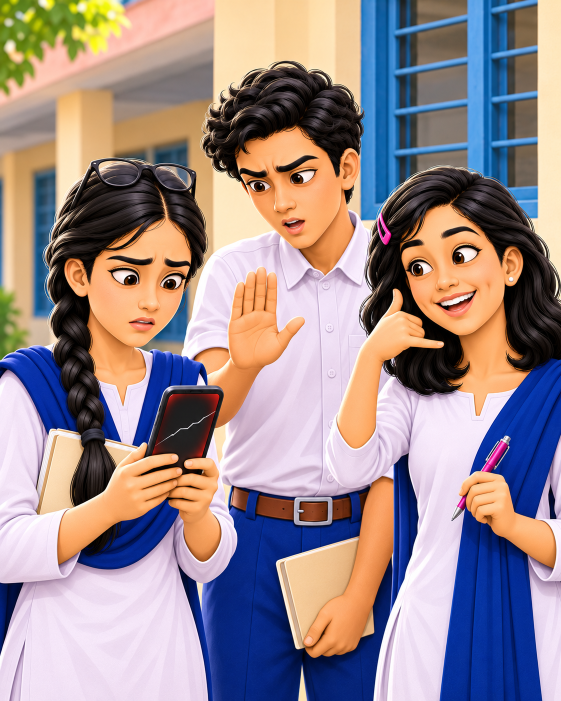
#> input picture tests/fixtures/image1.png, 1122 x 1402 px (shown at 1/2 size)
$ python visual_regression.py ../tests/fixtures ../tests/fixtures
#> lines starting #> are read from the running program, lines starting #| are printed output that depends on the picture
### tools/cv_core.py
#!/usr/bin/env python3
"""cv_core.py — shared image processing core for LiGeo global skill.

Provides a single, validated image decoding and preprocessing path so every
LiGeo tool decodes images once, validates them consistently, and avoids
wasting memory/CPU by decoding the same file multiple times.

Designed for an 8 GB RAM, integrated-GPU environment:
- one image decoded and held in memory at a time;
- optional downsampling with recorded scale factor;
- ROI (region of interest) helpers;
- no raw pixel arrays serialized into evidence JSON;
- EXIF orientation normalized consistently;
- alpha handled explicitly.

  python tools/cv_core.py image.png              # inspect and validate
  from cv_core import load_image, ImageInfo, load_and_validate

Classes:
    ImageInfo — metadata about a decoded image (no raw pixels in JSON).
    LoadedImage — in-memory image with validation info.

Functions:
    load_image(path, max_pixels=None, max_dimension=None, max_file_mb=None,
               allowed_formats=None, allowed_modes=None, downsample_to=None)
        Load and validate an image file. Returns LoadedImage.
    load_and_validate(...) -> (dict, list[dict])
        Compatibility wrapper returning (record, issues) like bitmap_check.py.
"""

import hashlib
import json
import sys
from dataclasses import dataclass, field, asdict
from pathlib import Path
from typing import Optional

try:
    from PIL import Image, ImageOps, UnidentifiedImageError
except ImportError as e:
    sys.exit(f"missing dependency: Pillow (pip install pillow)")

try:
    import numpy as np
except ImportError:
    np = None  # numpy optional at import, required for array ops

# --- Default limits (configurable via args or profile) ---
DEFAULT_MAX_FILE_MB = 50
DEFAULT_MAX_PIXELS = 50_000_000   # ~50 MP (decompression bomb guard)
DEFAULT_MAX_DIMENSION = 20_000    # max width or height in px
DEFAULT_ALLOWED_FORMATS = {"PNG", "JPEG"}
DEFAULT_ALLOWED_MODES = {"1", "L", "P", "RGB", "RGBA", "CMYK", "YCbCr"}
DEFAULT_JPEG_QUALITY = 85


@dataclass
class ImageInfo:
    """Metadata about an image — no raw pixels.

    All values are JSON-serializable primitives.
    """
    asset_id: str
    path: str
    format: Optional[str]
    mode: Optional[str]
    width: int
    height: int
    aspect_ratio: Optional[float]
    orientation: str  # landscape / portrait / square / unknown
    has_alpha: bool
    total_pixels: int
    file_size_bytes: int
    file_size_mb: float
    exif_orientation_applied: bool
    icc_profile_present: bool
    processing_width: int
    processing_height: int
    scale_factor: float
    valid: bool
    issues: list = field(default_factory=list)

    def to_dict(self) -> dict:
        return asdict(self)


@dataclass
class LoadedImage:
    """In-memory image with validation metadata.

    Holds the actual PIL Image object. Callers are responsible for releasing
    it (e.g. via context manager or `del`) after use to keep memory bounded
    on an 8 GB machine.
    """
    info: ImageInfo
    image: Optional[Image.Image] = None

    def __enter__(self):
        return self

    def __exit__(self, exc_type, exc_val, exc_tb):
        self.close()

    def close(self):
        if self.image is not None:
            try:
                self.image.close()
            except Exception:
                pass
            self.image = None

    def to_info_dict(self) -> dict:
        return self.info.to_dict()


def safe_asset_id(path: Path) -> str:
    """Stable asset ID from file hash (not raw bytes in logs)."""
    h = hashlib.sha256()
    with open(path, "rb") as f:
        for chunk in iter(lambda: f.read(65536), b""):
            h.update(chunk)
    return f"img:{h.hexdigest()[:16]}"


# [42 lines left out: functions parse_css_length_mm, convert_to_mm, not called in this run]


def _decode_image(path: Path) -> Image.Image:
    """Open and fully decode an image file.

    Raises UnidentifiedImageError if the content is not a recognized image.
    """
    img = Image.open(path)
    img.load()  # force decode to catch truncated/corrupt files
    return img


def _normalize_orientation(img: Image.Image) -> Image.Image:
    """Apply EXIF orientation transpose in-place, returning the image."""
    try:
        img = ImageOps.exif_transpose(img)
    except Exception:
        pass  # orientation not present or unreadable — leave as-is
    return img


def load_image(
    path: str | Path,
    max_file_mb: float = DEFAULT_MAX_FILE_MB,
    max_pixels: int = DEFAULT_MAX_PIXELS,
    max_dimension: int = DEFAULT_MAX_DIMENSION,
    allowed_formats: Optional[set] = None,
    allowed_modes: Optional[set] = None,
    downsample_to: Optional[int] = None,
) -> LoadedImage:
    """Load, validate, and optionally downsample an image file.

    Returns a LoadedImage. The caller must close() it or use it as a context
    manager to release memory.

    Raises nothing for validation failures — they are recorded in info.issues
    and info.valid is set False. Raises FileNotFoundError if the file is
    missing; raises UnidentifiedImageError if content is not an image.
    """
    path = Path(path)
    issues = []

    # --- 1. File existence ---
    if not path.exists():
        raise FileNotFoundError(f"file not found: {path}")

    # --- 2. File size ---
    file_size = path.stat().st_size
    file_size_mb = round(file_size / (1024 * 1024), 4)

    if file_size == 0:
        issues.append({"t": "BITMAP-EMPTY", "det": "file is 0 bytes", "conf": 1.0})

    if file_size > max_file_mb * 1024 * 1024:
        issues.append({
            "t": "BITMAP-TOO-LARGE",
            "det": f"file {file_size_mb} MB exceeds {max_file_mb} MB limit",
            "conf": 1.0,
        })

    # --- 3. Decode and validate content (not extension) ---
    try:
        img = _decode_image(path)
    except UnidentifiedImageError as e:
        issues.append({
            "t": "BITMAP-UNKNOWN-FORMAT",
            "det": f"not a recognized image: {path.name}",
            "conf": 1.0,
        })
        record = ImageInfo(
            asset_id=safe_asset_id(path),
            path=str(path),
            format=None,
            mode=None,
            width=0,
            height=0,
            aspect_ratio=None,
            orientation="unknown",
            has_alpha=False,
            total_pixels=0,
            file_size_bytes=file_size,
            file_size_mb=file_size_mb,
            exif_orientation_applied=False,
            icc_profile_present=False,
            processing_width=0,
            processing_height=0,
            scale_factor=1.0,
            valid=False,
            issues=issues,
        )
        return LoadedImage(info=record, image=None)

    # Capture original metadata before any transforms
    original_format = img.format
    original_mode = img.mode
    original_width = img.width
    original_height = img.height
    has_alpha = img.mode in ("RGBA", "LA", "PA") or "transparency" in img.info
    icc_present = "icc_profile" in img.info

    # --- 4. Normalize EXIF orientation ---
    img = _normalize_orientation(img)
    orientation_applied = True  # attempted; may be no-op if no orientation tag

    # Re-read dims after orientation transpose (may swap w/h)
    width = img.width
    height = img.height
    aspect_ratio = round(width / height, 6) if height else None
    orientation = (
        "landscape" if width > height else "portrait" if height > width else "square"
    )
    total_pixels = width * height

    # --- 5. Dimension/pixel limits ---
    if total_pixels > max_pixels:
        issues.append({
            "t": "BITMAP-TOO-MANY-PIXELS",
            "det": f"{total_pixels:,} px exceeds {max_pixels:,} px limit",
            "conf": 1.0,
        })
    if width > max_dimension or height > max_dimension:
        issues.append({
            "t": "BITMAP-DIMENSION",
            "det": f"{width}x{height} exceeds {max_dimension}px max dimension",
            "conf": 1.0,
        })

    # --- 6. Format/mode validation ---
    allowed_formats = allowed_formats or DEFAULT_ALLOWED_FORMATS
    allowed_modes = allowed_modes or DEFAULT_ALLOWED_MODES

    if original_format not in allowed_formats:
        issues.append({
            "t": "BITMAP-FORMAT",
            "det": f"format {original_format} not in allowed {sorted(allowed_formats)}",
            "conf": 1.0,
        })
    if original_mode not in allowed_modes:
        issues.append({
            "t": "BITMAP-MODE",
            "det": f"color mode {original_mode} not in allowed {sorted(allowed_modes)}",
            "conf": 1.0,
        })

    # --- 7. Downsample if needed ---
    scale_factor = 1.0
    processing_width = width
    processing_height = height

    if downsample_to and total_pixels > downsample_to * downsample_to:
        scale = (downsample_to * downsample_to / total_pixels) ** 0.5
        new_w = max(1, int(width * scale))
        new_h = max(1, int(height * scale))
        try:
            img = img.resize((new_w, new_h), Image.Resampling.LANCZOS)
            processing_width = new_w
            processing_height = new_h
            scale_factor = round(scale, 4)
        except Exception as e:
            issues.append({
                "t": "BITMAP-RESIZE-FAIL",
                "det": str(e)[:200],
                "conf": 0.8,
            })

    valid = len([i for i in issues if i.get("conf", 0) >= 0.9]) == 0

    info = ImageInfo(
        asset_id=safe_asset_id(path),
        path=str(path),
        format=original_format,
        mode=original_mode,
        width=original_width,
        height=original_height,
        aspect_ratio=aspect_ratio,
        orientation=orientation,
        has_alpha=has_alpha,
        total_pixels=total_pixels,
        file_size_bytes=file_size,
        file_size_mb=file_size_mb,
        exif_orientation_applied=orientation_applied,
        icc_profile_present=icc_present,
        processing_width=processing_width,
        processing_height=processing_height,
        scale_factor=scale_factor,
        valid=valid,
        issues=issues,
    )

    return LoadedImage(info=info, image=img)


# [231 lines left out: functions load_and_validate, get_roi, image_to_array, make_evidence_block, make_issue, make_evidence_result and 8 more, not called in this run]


# [2 lines that do not run on import are left out]

### tools/visual_regression.py
#!/usr/bin/env python3
"""visual_regression.py — visual regression detection for LiGeo QA.

Compares images or rendered pages between two versions to detect visual
regressions (unexpected changes in layout, content, or appearance).

  python tools/cv_sensors/visual_regression.py img1.png img2.png
  python tools/cv_sensors/visual_regression.py dir1/ dir2/ --json out.json

Exit code = number of visual regressions detected (0 = no change).
"""
import argparse, json, sys
from pathlib import Path

sys.path.insert(0, str(Path(__file__).resolve().parent.parent))
from cv_core import load_image

try:
    import cv2
    OPENCV_VERSION = cv2.__version__
except ImportError:
    sys.exit("missing dependency: opencv-python (pip install opencv-python)")

try:
    import numpy as np
    NUMPY_VERSION = np.__version__
except ImportError:
    sys.exit("missing dependency: numpy (pip install numpy)")

try:
    from PIL import Image
    PILLOW_VERSION = Image.__version__
except Exception:
    PILLOW_VERSION = "unknown"

try:
    import imagehash
    IMAGEHASH_AVAILABLE = True
    IMAGEHASH_VERSION = imagehash.__version__
except ImportError:
    IMAGEHASH_AVAILABLE = False
    IMAGEHASH_VERSION = None

try:
    import skimage.metrics
    SKIMAGE_AVAILABLE = True
    SKIMAGE_VERSION = skimage.metrics.__version__ if hasattr(
        skimage.metrics, '__version__') else "0.26.0"
except ImportError:
    SKIMAGE_AVAILABLE = False
    SKIMAGE_VERSION = None


def load_image_gray(path: Path, size: tuple = (256, 256)) -> np.ndarray:
    """Load image, convert to grayscale, resize for comparison."""
    with load_image(path) as loaded:
        img = loaded.image
        if img is None:
            raise ValueError(f"could not decode image: {path}")
        gray = img.convert("L")
        gray = gray.resize(size, Image.Resampling.LANCZOS)
        return np.array(gray, dtype=np.uint8)


def analyze_image_pair(path1: Path, path2: Path) -> dict:
    """Compare two images for visual regression.

    Computes:
    - Pixel difference (MSE, RMSE, similarity %)
    - Perceptual hash difference (if imagehash available)
    - SSIM (if scikit-image available)
    """
    img1 = load_image_gray(path1, (256, 256))
    img2 = load_image_gray(path2, (256, 256))

    result = {
        "path1": str(path1),
        "path2": str(path2),
        "metrics_version": "1.0.0",
        "opencv_version": OPENCV_VERSION,
        "numpy_version": NUMPY_VERSION,
        "pillow_version": PILLOW_VERSION,
        "imagehash_available": IMAGEHASH_AVAILABLE,
        "imagehash_version": IMAGEHASH_VERSION,
        "skimage_available": SKIMAGE_AVAILABLE,
        "skimage_version": SKIMAGE_VERSION,
    }

    # --- Pixel difference (MSE, RMSE, similarity) ---
    diff = img1.astype(np.float64) - img2.astype(np.float64)
    mse = float(np.mean(diff ** 2))
    rmse = float(np.sqrt(mse))
    max_mse = 255.0 ** 2
    similarity_pct = round(float((1.0 - mse / max_mse) * 100), 4)

    result["pixel_difference"] = {
        "mse": round(mse, 4),
        "rmse": round(rmse, 4),
        "similarity_pct": similarity_pct,
        "method": "NumPy, normalized mean squared error",
        "version": NUMPY_VERSION,
        "interpretation": "Pixel-level difference after resize alignment",
        "limitations": "Requires same size/resize; not semantic similarity",
    }

    # --- Perceptual hash (if imagehash available) ---
    if IMAGEHASH_AVAILABLE:
        try:
            from PIL import Image as PILImage
            img1_pil = Image.open(path1).convert("L")
            img2_pil = Image.open(path2).convert("L")
            phash1 = imagehash.phash(img1_pil)
            phash2 = imagehash.phash(img2_pil)
            hamming_dist = int(phash1 - phash2)
            max_dist = 16 * 16
            phash_similarity = round(float((1.0 - hamming_dist / max_dist) * 100), 4)

            result["perceptual_hash"] = {
                "hash1": str(phash1),
                "hash2": str(phash2),
                "hamming_distance": hamming_dist,
                "max_distance": max_dist,
                "similarity_pct": phash_similarity,
                "method": "imagehash.phash",
                "version": IMAGEHASH_VERSION,
                "interpretation": "Perceptual hash similarity",
                "limitations": "Hash alone cannot prove identity",
            }
        except Exception as e:
            result["perceptual_hash"] = {
                "error": str(e)[:200],
                "method": "imagehash.phash",
                "version": IMAGEHASH_VERSION,
            }
    else:
        result["perceptual_hash"] = {
            "error": "imagehash not installed",
            "method": "imagehash.phash",
            "version": None,
        }

    # --- SSIM (if scikit-image available) ---
    if SKIMAGE_AVAILABLE:
        try:
            from skimage.metrics import structural_similarity as ssim
            ssim_val = float(ssim(img1, img2))
            result["ssim"] = {
                "value": round(ssim_val, 4),
                "method": "scikit-image structural_similarity",
                "version": SKIMAGE_VERSION,
                "interpretation": "Structural similarity index (-1 to 1)",
                "limitations": "Requires same size; not semantic equivalence",
            }
        except Exception as e:
            result["ssim"] = {
                "error": str(e)[:200],
                "method": "scikit-image structural_similarity",
                "version": SKIMAGE_VERSION,
            }
    else:
        result["ssim"] = {
            "error": "scikit-image not installed",
            "method": "scikit-image structural_similarity",
            "version": None,
        }

    # --- Overall similarity score ---
    scores = []
    if "pixel_difference" in result and "similarity_pct" in result["pixel_difference"]:
        scores.append(result["pixel_difference"]["similarity_pct"])
    if "perceptual_hash" in result and "similarity_pct" in result["perceptual_hash"]:
        scores.append(result["perceptual_hash"]["similarity_pct"])
    if "ssim" in result and "value" in result["ssim"]:
        scores.append(result["ssim"]["value"] * 100)

    result["overall_similarity_pct"] = round(float(np.mean(scores)), 4) if scores else 0.0
    result["is_regression"] = result["overall_similarity_pct"] < 95.0

    return result


def _empty_result(path1: Path, path2: Path, reason: str) -> dict:
    return {
        "path1": str(path1),
        "path2": str(path2),
        "metrics_version": "1.0.0",
        "error": reason,
        "pixel_difference": {},
        "perceptual_hash": {},
        "ssim": {},
        "overall_similarity_pct": 0.0,
        "is_regression": True,
        "method_tier": "DETECTED",
        "evidence_tier_note": "One or both images could not be decoded",
    }


def run(targets1, targets2, json_path: str | None = None):
    """Visual regression diff of two sets of images.

    Pairs images by filename (stem) or by index if names don't match.
    """
    targets1_out = []
    for p in targets1:
        p = Path(p)
        if p.is_dir():
            targets1_out += sorted(p.rglob("*.png")) + sorted(p.rglob("*.jpg")) + \
                sorted(p.rglob("*.jpeg"))
        elif p.exists():
            targets1_out.append(p)
        else:
            sys.exit(f"no such target: {p}")

    targets2_out = []
    for p in targets2:
        p = Path(p)
        if p.is_dir():
            targets2_out += sorted(p.rglob("*.png")) + sorted(p.rglob("*.jpg")) + \
                sorted(p.rglob("*.jpeg"))
        elif p.exists():
            targets2_out.append(p)
        else:
            sys.exit(f"no such target: {p}")

    seen1, uniq1 = set(), []
    for f in targets1_out:
        if f.resolve() not in seen1:
            seen1.add(f.resolve())
            uniq1.append(f)

    seen2, uniq2 = set(), []
    for f in targets2_out:
        if f.resolve() not in seen2:
            seen2.add(f.resolve())
            uniq2.append(f)

    # Pair by stem name, otherwise by index
    pairs = []
    stem1 = {f.stem: f for f in uniq1}
    stem2 = {f.stem: f for f in uniq2}
    common_stems = sorted(set(stem1.keys()) & set(stem2.keys()))

    if common_stems:
        for s in common_stems:
            pairs.append((stem1[s], stem2[s]))
    else:
        n = min(len(uniq1), len(uniq2))
        for i in range(n):
            pairs.append((uniq1[i], uniq2[i]))

    report, dirty = [], 0
    for f1, f2 in pairs:
        try:
            metrics = analyze_image_pair(f1, f2)
            entry = {"file1": str(f1), "file2": str(f2),
                     "metrics": metrics, "issues": []}
            if metrics.get("is_regression"):
                entry["issues"].append({
                    "t": "VISUAL-REGRESSION",
                    "det": f"visual similarity {metrics['overall_similarity_pct']}% "
                           f"below 95% threshold",
                    "conf": 0.8,
                })
            if entry["issues"]:
                dirty += 1
        except Exception as e:
            entry = {"file1": str(f1), "file2": str(f2),
                     "metrics": None,
                     "issues": [{"t": "VISUAL-REGRESSION-ERROR",
                                 "det": str(e)[:200], "conf": 1.0}]}
            dirty += 1
        report.append(entry)

    if json_path and report:
        Path(json_path).parent.mkdir(parents=True, exist_ok=True)
        Path(json_path).write_text(json.dumps(report, indent=2),
                                   encoding="utf-8")

    return report, dirty


def main():
    ap = argparse.ArgumentParser()
    ap.add_argument("targets1", nargs="+",
                    help="First set of images or directory")
    ap.add_argument("targets2", nargs="+",
                    help="Second set of images or directory")
    ap.add_argument("--json", help="write visual regression report to JSON file")
    a = ap.parse_args()

    report, dirty = run(a.targets1, a.targets2, json_path=a.json)
#> in _decode_image, img is the input picture: PIL image 1122x1402 RGB; mean R, G, B 154.4, 138, 140.6
#> in load_image, `has_alpha = img.mode in ("RGBA", "LA", "PA") or "transparency" in img...`: has_alpha = False
#> in load_image_gray, `gray = img.convert("L")`:
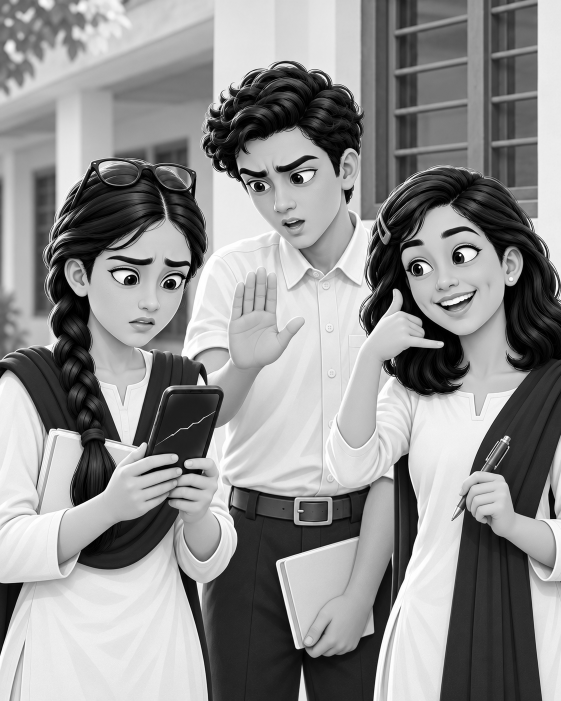
#> gray: PIL image 1122x1402 L (shown at 1/2 size); min 0, max 255, mean 143.2
#> in load_image_gray, `gray = gray.resize(size, Image.Resampling.LANCZOS)`:
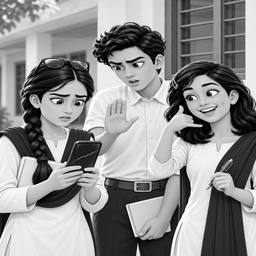
#> gray: PIL image 256x256 L; min 0, max 255, mean 143.2

    for entry in report:
        m = entry.get("metrics")
        n = len(entry.get("issues", []))
        if m:
            sim = m.get("overall_similarity_pct", "?")
            meta = f"  overall_similarity={sim}%"
        else:
            meta = "  (no metrics)"
        print(("!! " if n else "OK ") +
              f"{entry['file1']} vs {entry['file2']}" + meta)
        for iss in entry.get("issues", []):
            print(f"     - [{iss.get('t')} conf {iss.get('conf', 0):.2f}] "
                  f"{iss.get('det')}")

    if a.json:
        print(f"\nevidence written: {a.json}")
    print(f"\nTARGETS: {len(report)}  DIRTY: {dirty}")
    sys.exit(min(dirty, 1))


if __name__ == "__main__":
    main()
#> (the call stopped at in analyze_image_pair, `phash1 = imagehash.phash(img1_pil)`: imagehash is not available in this run)
